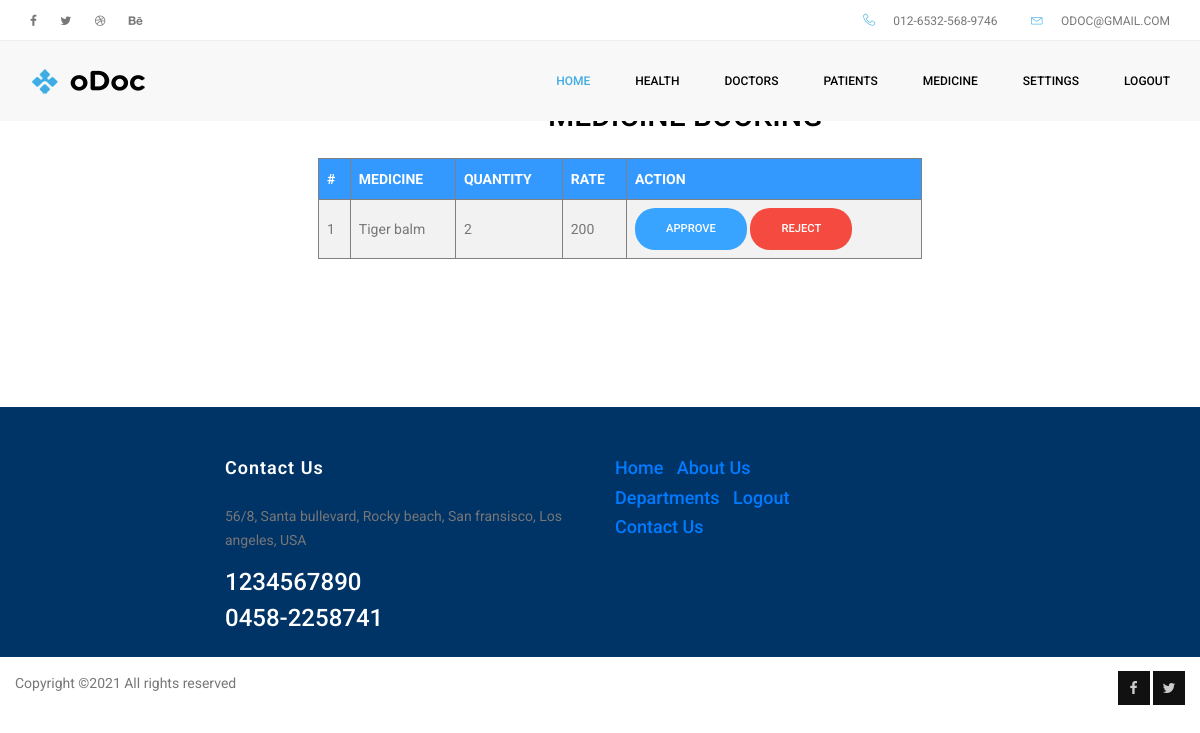
Page /admin/aprj.php?id=1 on the committed database.
### tables this page shows
CREATE TABLE `medicine` (
  `id` int(11) NOT NULL,
  `name` varchar(20) NOT NULL,
  `price` varchar(20) NOT NULL,
  `used_for` varchar(200) NOT NULL,
  `quantity` varchar(25) NOT NULL,
  `mfg_date` date NOT NULL,
  `exp_date` date NOT NULL
);

CREATE TABLE `medicine_booking` (
  `id` int(11) NOT NULL,
  `mid` int(11) NOT NULL,
  `pid` int(11) NOT NULL,
  `days` varchar(50) NOT NULL,
  `total_price` varchar(500) NOT NULL,
  `date` date NOT NULL,
  `status` varchar(20) NOT NULL
);

### admin/aprj.php (the view, shortened to what this page needs)
<!doctype html>
<html lang="en">
<head>
    <link rel="stylesheet" href="../css/bootstrap.css">
    <link rel="stylesheet" href="../vendors/linericon/style.css">
    <link rel="stylesheet" href="../css/font-awesome.min.css">
    <link rel="stylesheet" href="../vendors/owl-carousel/owl.carousel.min.css">
    <link rel="stylesheet" href="../vendors/lightbox/simpleLightbox.css">
    <link rel="stylesheet" href="../vendors/nice-select/css/nice-select.css">
    <link rel="stylesheet" href="../vendors/animate-css/animate.css">
    <link rel="stylesheet" href="../vendors/jquery-ui/jquery-ui.css">
    <link rel="stylesheet" href="../css/style.css">
    <link rel="stylesheet" href="../css/responsive.css">
	     <link rel="stylesheet" href="../css/table.css">
</head>
<body>
	<header class="header_area">
	  <div class="top_menu row m0">
			<div class="container">
				<div class="float-left">
					<ul class="left_side">
						<li>
							<a href="#">
								<i class="fa fa-facebook-f"></i>
							</a>
						</li>
						<li>
							<a href="#">
								<i class="fa fa-twitter"></i>
							</a>
						</li>
						<li>
							<a href="#">
								<i class="fa fa-dribbble"></i>
							</a>
						</li>
						<li>
							<a href="#">
								<i class="fa fa-behance"></i>
							</a>
						</li>
					</ul>
				</div>
				<div class="float-right">
					<ul class="right_side">
						<li>
							<a href="#">
								<i class="lnr lnr-phone-handset"></i>
								012-6532-568-9746
							</a>
						</li>
						<li>
							<a href="#">
								<i class="lnr lnr-envelope"></i>
								odoc@gmail.com
							</a>
						</li>
					</ul>
				</div>
			</div>
		</div>
		<div class="main_menu">
			<nav class="navbar navbar-expand-lg navbar-light">
				<div class="container">
					<a class="navbar-brand logo_h" href="#">
						<img src="../img/logo1.png" alt="">
					</a>
					<div class="collapse navbar-collapse offset" id="navbarSupportedContent">
						<div class="row ml-0 w-100">
							<div class="col-lg-12 pr-0">
								<ul class="nav navbar-nav center_nav pull-right">
									<li class="nav-item active" >
										<a class="nav-link" href="admin_home.php">Home</a>
									</li><li class="nav-item submenu dropdown">
										<a href="#" class="nav-link dropdown-toggle" data-toggle="dropdown" role="button" aria-haspopup="true" aria-expanded="false">health</a>
									</li>
                                    <li class="nav-item submenu dropdown">
										<a href="#" class="nav-link dropdown-toggle" data-toggle="dropdown" role="button" aria-haspopup="true" aria-expanded="false">Doctors</a>
									</li>
                                    <li class="nav-item submenu dropdown">
										<a href="#" class="nav-link dropdown-toggle" data-toggle="dropdown" role="button" aria-haspopup="true" aria-expanded="false">Patients</a>
									</li>
									 <li class="nav-item submenu dropdown">
										<a href="#" class="nav-link dropdown-toggle" data-toggle="dropdown" role="button" aria-haspopup="true" aria-expanded="false">Medicine</a>
									</li>
                                    <li class="nav-item submenu dropdown">
										<a href="#" class="nav-link dropdown-toggle" data-toggle="dropdown" role="button" aria-haspopup="true" aria-expanded="false">Settings</a>
									</li>
									<li class="nav-item ">
										<a class="nav-link" href="../logout.php">logout</a>
									</li>
								</ul>
							</div>
						</div>
					</div>
				</div>
			</nav>
		</div>
	</header>
   <section class="team-area section_gap">
      <div id="content" class="p-4 p-md-5" style="margin-left:500px">
<h2 class="mb-4">MEDICINE BOOKING</h2>
<form method="post" enctype="multipart/form-data">
<table border="1" style="margin-left:-230px">
<tr>
<th>#</th>
<th>MEDICINE</th>
<th>QUANTITY</th>
<th>RATE</th>
<th colspan="2">ACTION</th>
</tr>
<?php
$con=mysqli_connect("localhost","root","","find_my_doctor");
$a=$_GET['id'];
$i=1;
$b="SELECT * FROM  `medicine_booking` where pid='$a' and status='pending'";
$e=mysqli_query($con,$b);
while($r=mysqli_fetch_array($e))
{
	$c="SELECT * FROM  `medicine` where id='".$r[1]."'";
	$x=mysqli_query($con,$c);
	while($m=mysqli_fetch_array($x))
	{
			?>
			<tr><td><?php echo $i;?></td>
            <td><?php echo $m[1];?></td>
			<td><?php echo $r[3];?></td>
			<td><?php echo $r[4];?></td>
            <td><a href="apbook.php?id=<?php echo $r['id'];?>&q=<?php echo $r[3];?>&qt=<?php echo $m[4];?>&mid=<?php echo $r[1];?>" class="genric-btn info circle">APPROVE</a>
            <a href="rjbook.php?id=<?php echo $r['id'];?>" class="genric-btn danger circle">REJECT</a></td>
            </tr>
			<?php
			}
			$i=$i+1;
			}
?>
</table>
	 </form>
      </div>
   <section class="team-area section_gap"></section>
    <footer class="footer-area section_gap">
		<div class="container" style="height:150px">
			<div class="row">
				<div class="col-lg-2  col-md-6">
				</div>
				<div class="col-lg-4  col-md-6">
					<div class="single-footer-widget mail-chimp">
						<h6 class="mb-20">Contact Us</h6>
						<p>
							56/8, Santa bullevard, Rocky beach, San fransisco, Los angeles, USA
						</p>
						<h3>1234567890</h3>
						<h3>0458-2258741</h3>
					</div>
				</div>
				<div class="col-lg-6  col-md-12">
					<div class="single-footer-widget newsletter">
						<h4><a href="../index.php">Home</a>&nbsp;&nbsp;&nbsp;<a href="../about.php">About Us</a></h4>
                        <h4><a href="../department.php">Departments</a>&nbsp;&nbsp;&nbsp;<a href="../logout.php">Logout</a></h4>
                        <h4><a href="../contact.php">Contact Us</a></h4>
					</div>
				</div>
			</div>
			<div class="row footer-bottom d-flex justify-content-between" style="margin-top:-50px">
				<p class=" footer-text m-0">
Copyright &copy;<script>document.write(new Date().getFullYear());</script> All rights reserved
				</p>
				<div class=" footer-social" style="margin-left:100px">
					<a href="#">
						<i class="fa fa-facebook"></i>
					</a>
					<a href="#">
						<i class="fa fa-twitter"></i>
					</a>
				</div>
			</div>
		</div>
	</footer>
</body>
</html>

### css/table.css (style rules this page uses)
table { border-collapse: collapse; width: 100%; }
th, td { text-align: left; padding: 8px; }
tr:nth-child(even) { background-color: #f2f2f2 }
th { background-color:#3399FF; color: white; }

### rows in the picture
medicine_booking: days "2", total_price "200"
medicine: name "Tiger balm"
